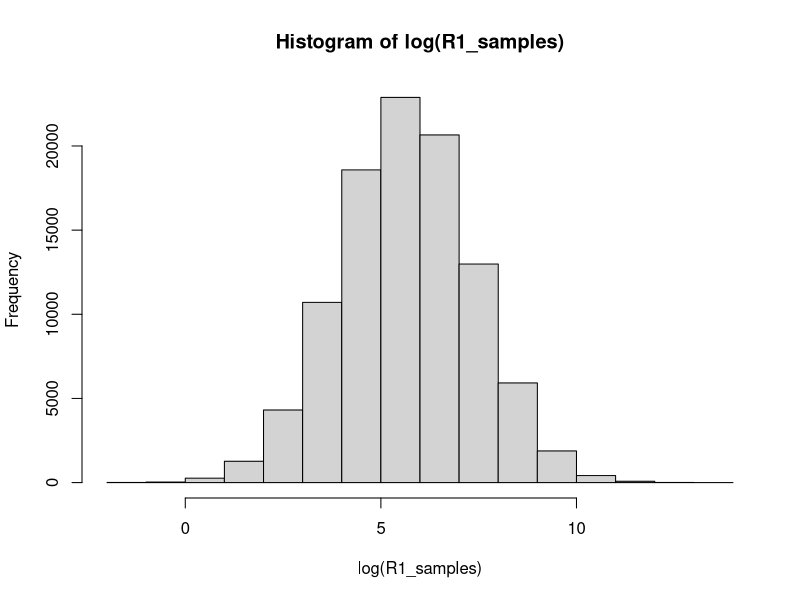
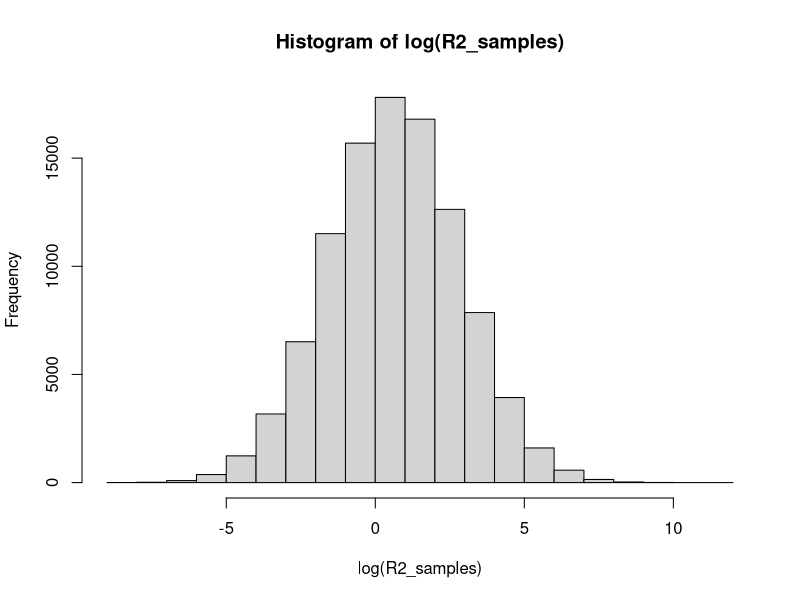
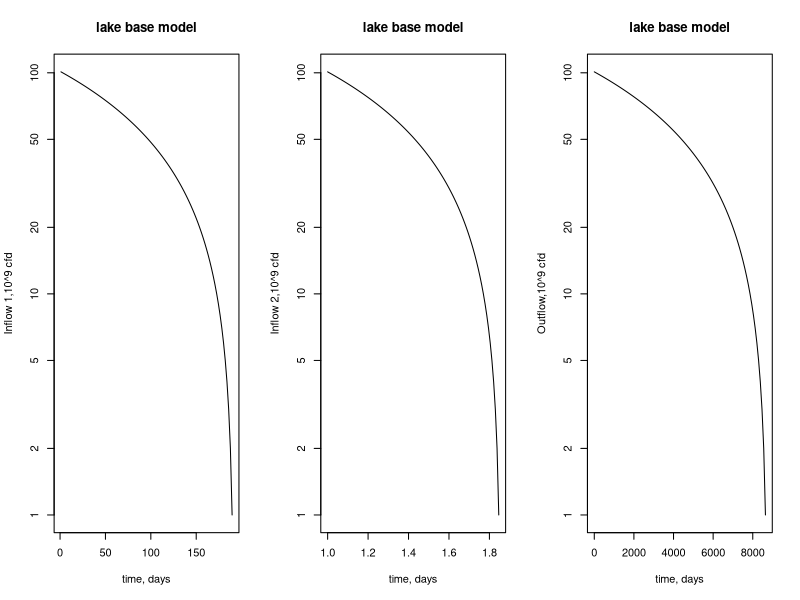
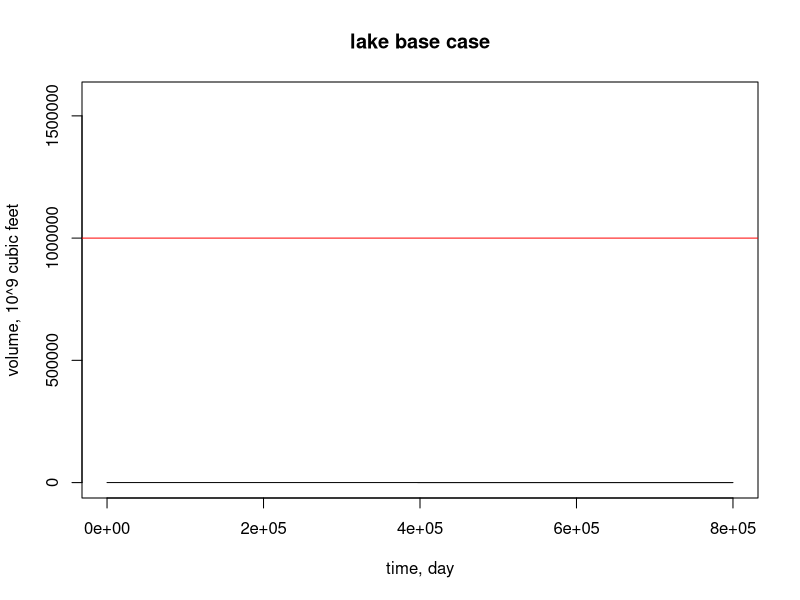

The R script that drew these images, in order:
##lake problem##

#Define some initial values
#n.steps is number of time steps after t = 0

#volume at time zero
Vmax <- 1e6
V0 <- Vmax * 0.80

#time steps, number of steps and time vector
dt <- 1
n.steps <- 100000
t <- seq(from = 0, by = dt, length.out = n.steps+1)

#convert cfs to cfd
cfs_to_cfd <- (60*60*24)

#define some flow values
#note: length(Qi) == length(Qo) == n.steps+1

#log normal distribution
Q1_mean_log <- 15 
Q1_sd_log <- 1.7 
Q2_mean_log <- 10 
Q2_sd_log <- 2.2 

#sample flow values for R1 and R2
R1_samples <- ((rlnorm(n.steps+1, meanlog = Q1_mean_log, sdlog = Q1_sd_log))/(10^9))*cfs_to_cfd
R2_samples <- ((rlnorm(n.steps+1, meanlog = Q2_mean_log, sdlog = Q2_sd_log))/(10^9))*cfs_to_cfd

#calculate the volume in the lake across time
#initialize volume vector
V <- c()
V[1] <- V0

#initialize Qout vector
Qo <- (rep (1e8, n.steps+1)/10^9)*cfs_to_cfd

#check out the histogram of the flows
hist(log(R1_samples))
hist(log(R2_samples))

#calculate volumes
for (t in 1:n.steps){
  #V[t+1] <- V[t] + (R1_samples[t+1] + R2_samples[t+1] - Qo[t+1])*dt
  Qo[t+1] <- ifelse (V[t] > Vmax*0.90, 5.0*Qo[t+1], Qo[t+1])
  Qo[t+1] <- ifelse (V[t] < Vmax*0.75, 0.1*Qo[t+1], Qo[t+1])
  V[t+1] <- V[t] + (R1_samples[t+1] + R2_samples[t+1] - Qo[t+1])*dt
}

#plots
#plot the flows
par(mfrow = c(1,3))
plot(x=time, y=R1_samples, type = 'l', log = 'y',
     main = 'lake base model', ylab = 'Inflow 1,10^9 cfd', xlab = 'time, days')
plot(x=time, y=R2_samples, type = 'l', log = 'y',
     main = 'lake base model', ylab = 'Inflow 2,10^9 cfd', xlab = 'time, days')
plot(x=time, y=Qo, type = 'l', log = 'y',
     main = 'lake base model', ylab = 'Outflow,10^9 cfd', xlab = 'time, days')
par(mfrow = c(1,1))

#calculate quantiles
quantile(R2_samples, c(0.25, 0.50, 0.975))

#plot volume across time in base model
length(time)
length(V)
plot(x=time, y=V, ylim = c(0, max(V,Vmax)),
     type = 'l', main = 'lake base case',
     ylab = 'volume, 10^9 cubic feet',
     xlab = 'time, day')
abline(h = Vmax, col = 'red')

#calculate probabilities
#probability of overflowing the lake
length(V[V>Vmax])/n.steps*100

#probability of opening the spillway
length(Qo[Qo>1e8*cfs_to_cfd])/n.steps*100

#max.V
max(V)
max(V)/Vmax

#Day when Qo is bigger than usual
open.days <- which(Qo>Qo[1])
length(open.days)
